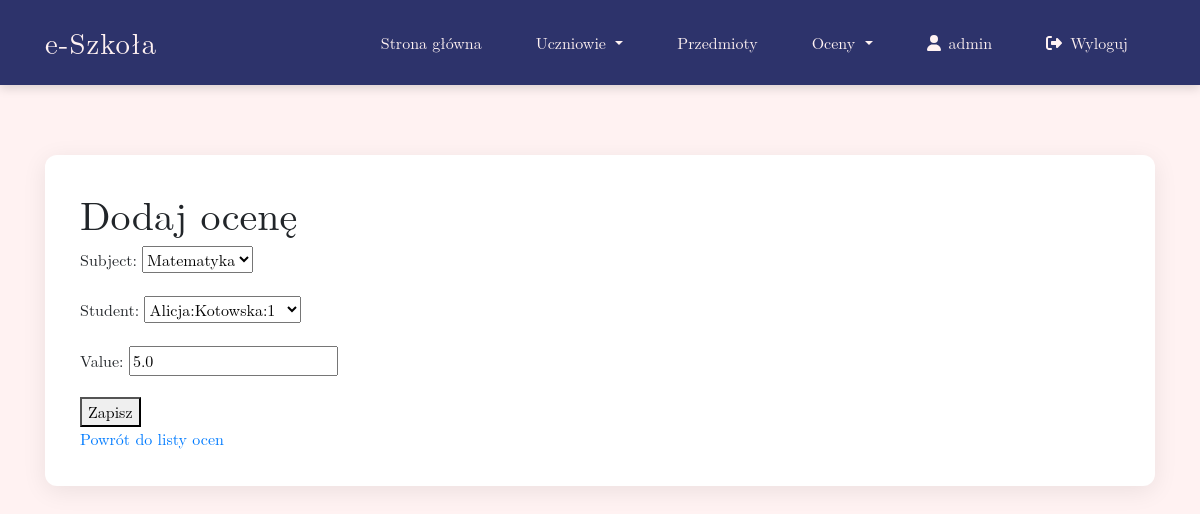
Screenshot of /grade/1/edit/ (signed in) with the database file from the repository.
### journal/models.py (models this page shows)
class Grade(models.Model):
    subject = models.ForeignKey(Subject, on_delete=models.CASCADE)
    student = models.ForeignKey(Student, on_delete=models.CASCADE)
    value = models.DecimalField(decimal_places=1, max_digits=3)
    date_added = models.DateTimeField(auto_now_add=True)

### journal/views.py (the view)
# urls.py: path('grade/<int:pk>/edit/', GradeUpdateView.as_view(), name='grade_update'),
class GradeUpdateView(TeacherRequiredMixin, UpdateView):
    template_name = "journal/grade_form.html"
    model =  Grade
    form_class = GradeForm
    success_url = reverse_lazy("grade_list")

### journal/forms.py
class GradeForm(forms.ModelForm):
    class Meta:
        model = Grade
        fields = ['subject', 'student', 'value']

### journal/mixins.py (called while the page is built)
    def dispatch(self, request, *args, **kwargs):
        if not request.user.is_staff:
           return redirect("no_permission")
        return super().dispatch(request, *args, **kwargs)

### journal/models.py (called while the page is built)
    def __str__(self):
        return f"{self.first_name}:{self.second_name}:{self.class_number}"

    def __str__(self):
        return f"{self.name}"

### journal/templates/journal/grade_form.html (shortened to what this page needs)
{% extends 'journal/base.html' %}
{% block content %}
<h1> Dodaj ocenę </h1>
<form method="post">
  {% csrf_token %} {{ form.as_p }}
  <button type="submit">Zapisz</button>
</form>
<a href="{% url 'grade_list' %}">Powrót do listy ocen</a>
{% endblock %}

### journal/templates/journal/base.html (shortened to what this page needs)
<!DOCTYPE html>
{% load static %}
<html lang="pl">
<head>
    <link href="https://stackpath.bootstrapcdn.com/bootstrap/4.5.2/css/bootstrap.min.css" rel="stylesheet">
    <link href="{% static 'css/base.css'%}" rel="stylesheet">
</head>
<body>
    <header>
        <nav class="navbar navbar-expand-lg navbar-dark navbar-custom py-3">
            <div class="container">
                <a class="navbar-brand" href="{% url 'index' %}">e-Szkoła</a>
                <div class="collapse navbar-collapse" id="mainNav">
                    <ul class="navbar-nav ml-auto">
                        <li class="nav-item">
                            <a class="nav-link" href="{% url 'index' %}">Strona główna</a>
                        </li>
                        <li class="nav-item dropdown">
                            <a class="nav-link dropdown-toggle" href="#" id="studentsMenu" data-toggle="dropdown">
                                Uczniowie
                            </a>
                        </li>
                        <li class="nav-item">
                            <a class="nav-link" href="{% url 'subject_list' %}">Przedmioty</a>
                        </li>
                        <li class="nav-item dropdown">
                            <a class="nav-link dropdown-toggle" href="#" id="gradesMenu" data-toggle="dropdown">
                                Oceny
                            </a>
                        </li>
                        {% if user.is_authenticated %}
                            <li class="nav-item">
                                <span class="nav-link text-info">
                                    <i class="fas fa-user mr-2"></i>{{ user.username }}
                                </span>
                            </li>
                            <li class="nav-item">
                                <a class="nav-link" href="{% url 'logout' %}">
                                    <i class="fas fa-sign-out-alt mr-2"></i>Wyloguj
                                </a>
                            </li>
                        {% endif %}
                    </ul>
                </div>
            </div>
        </nav>
    </header>
    <main class="container">
        <div class="content-container">
            {% block content %}{% endblock %}
        </div>
    </main>
</body>
</html>

### static/css/base.css (style rules this page uses)
:root { --primary-bg: #FFF2F2; --nav-bg: #2D336B; --accent-blue: #7886C7; --hover-blue: #A9B5DF; }
body { background: var(--primary-bg); font-family: 'Latin Modern Roman', 'Georgia', serif; min-height: 100vh; display: flex; flex-direction: column; }
.navbar-custom { background: var(--nav-bg) !important; box-shadow: 0 3px 10px rgba(0,0,0,0.15); }
.navbar-brand { font-size: 1.8rem; letter-spacing: 1px; color: #FFF2F2 !important; transition: transform 0.3s ease; }
.nav-link { position: relative; color: #FFF2F2 !important; margin: 0 12px; padding: 8px 15px !important; transition: all 0.4s cubic-bezier(0.4, 0, 0.2, 1); }
.nav-link::before { content: ''; position: absolute; bottom: 0; left: 0; width: 0; height: 2px; background: var(--hover-blue); transition: width 0.3s ease; }
main { flex: 1; padding: 40px 0; animation: fadeIn 0.6s ease-out; }
.content-container { background: white; border-radius: 12px; box-shadow: 0 5px 25px rgba(0,0,0,0.08); padding: 35px; margin-top: 30px; transition: transform 0.3s ease; }

### rows the page displays
Grade: subject "Matematyka", student "Alicja:Kotowska:1", value "5.0"

### other values shown
{{ user.username }} "admin"
